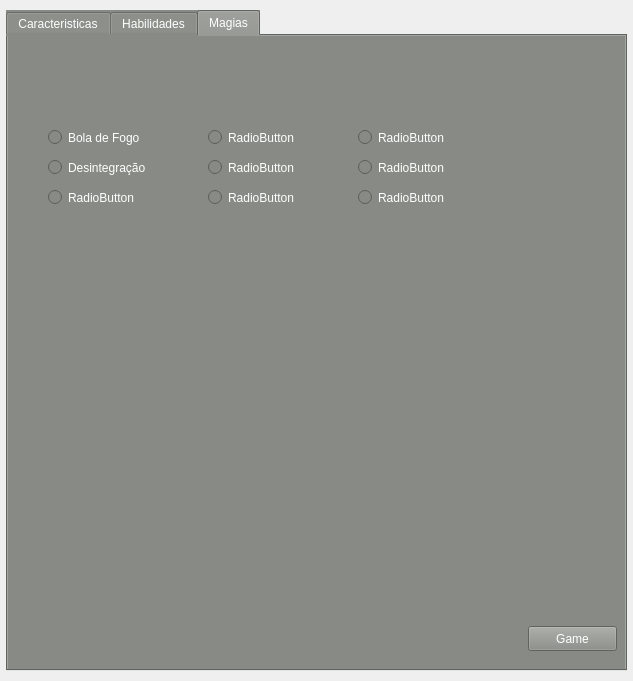
<?xml version="1.0" encoding="UTF-8"?>
<ui version="4.0">
 <class>MainWindow</class>
 <widget class="QMainWindow" name="MainWindow">
  <property name="geometry">
   <rect>
    <x>0</x>
    <y>0</y>
    <width>633</width>
    <height>681</height>
   </rect>
  </property>
  <property name="minimumSize">
   <size>
    <width>633</width>
    <height>520</height>
   </size>
  </property>
  <property name="font">
   <font>
    <pointsize>12</pointsize>
   </font>
  </property>
  <property name="windowTitle">
   <string>MainWindow</string>
  </property>
  <property name="styleSheet">
   <string notr="true">background-image: url(:/images/concreto.jpg);
color: rgb(255, 255, 255);</string>
  </property>
  <widget class="QWidget" name="centralwidget">
   <property name="font">
    <font>
     <family>Ubuntu Condensed</family>
     <pointsize>12</pointsize>
     <bold>true</bold>
    </font>
   </property>
   <widget class="QTabWidget" name="tabWidget">
    <property name="geometry">
     <rect>
      <x>6</x>
      <y>10</y>
      <width>621</width>
      <height>661</height>
     </rect>
    </property>
    <property name="styleSheet">
     <string notr="true">background-image: url(:/images/concreto.jpg);
background-color: rgb(136, 138, 133);
</string>
    </property>
    <property name="currentIndex">
     <number>2</number>
    </property>
    <widget class="QWidget" name="Caracteristicas">
     <attribute name="title">
      <string>Caracteristicas</string>
     </attribute>
     <widget class="QWidget" name="layoutWidget">
      <property name="geometry">
       <rect>
        <x>10</x>
        <y>10</y>
        <width>360</width>
        <height>600</height>
       </rect>
      </property>
      <layout class="QVBoxLayout" name="verticalLayout_4">
       <item>
        <layout class="QVBoxLayout" name="verticalLayout_2">
         <item>
          <layout class="QHBoxLayout" name="horizontalLayout">
           <item>
            <widget class="QLabel" name="Nome">
             <property name="text">
              <string>Nome</string>
             </property>
            </widget>
           </item>
           <item>
            <widget class="QLineEdit" name="nomeEdit">
             <property name="styleSheet">
              <string notr="true"/>
             </property>
            </widget>
           </item>
          </layout>
         </item>
         <item>
          <layout class="QHBoxLayout" name="horizontalLayout_14">
           <item>
            <widget class="QLabel" name="Raca">
             <property name="text">
              <string>Raça</string>
             </property>
            </widget>
           </item>
           <item>
            <widget class="QComboBox" name="racaBox">
             <item>
              <property name="text">
               <string/>
              </property>
             </item>
             <item>
              <property name="text">
               <string>Humanos</string>
              </property>
             </item>
             <item>
              <property name="text">
               <string>Pequeninos</string>
              </property>
             </item>
             <item>
              <property name="text">
               <string>Anões</string>
              </property>
             </item>
             <item>
              <property name="text">
               <string>Elfo</string>
              </property>
             </item>
             <item>
              <property name="text">
               <string>Elfo Florestai</string>
              </property>
             </item>
             <item>
              <property name="text">
               <string>Meio-Elfos</string>
              </property>
             </item>
            </widget>
           </item>
          </layout>
         </item>
         <item>
          <layout class="QHBoxLayout" name="horizontalLayout_3">
           <item>
            <widget class="QLabel" name="Experiencia">
             <property name="text">
              <string>Experiência</string>
             </property>
            </widget>
           </item>
           <item>
            <widget class="QSpinBox" name="spinBox"/>
           </item>
          </layout>
         </item>
         <item>
          <layout class="QHBoxLayout" name="horizontalLayout_4">
           <item>
            <widget class="QLabel" name="Estagio">
             <property name="text">
              <string>Estágio</string>
             </property>
            </widget>
           </item>
           <item>
            <widget class="QSpinBox" name="spinBox_2"/>
           </item>
          </layout>
         </item>
         <item>
          <layout class="QHBoxLayout" name="horizontalLayout_5">
           <item>
            <widget class="QLabel" name="Proficao">
             <property name="text">
              <string>Profição</string>
             </property>
            </widget>
           </item>
           <item>
            <widget class="QComboBox" name="comboBox">
             <item>
              <property name="text">
               <string/>
              </property>
             </item>
             <item>
              <property name="text">
               <string>Bardos</string>
              </property>
             </item>
             <item>
              <property name="text">
               <string>Guerreiros</string>
              </property>
             </item>
             <item>
              <property name="text">
               <string>Ladinos</string>
              </property>
             </item>
             <item>
              <property name="text">
               <string>Magos</string>
              </property>
             </item>
             <item>
              <property name="text">
               <string>Rastreadores</string>
              </property>
             </item>
             <item>
              <property name="text">
               <string>Sacerdotes</string>
              </property>
             </item>
            </widget>
           </item>
           <item>
            <widget class="QLineEdit" name="proficaoDoisEdit_6"/>
           </item>
          </layout>
         </item>
         <item>
          <layout class="QHBoxLayout" name="horizontalLayout_6">
           <item>
            <widget class="QLabel" name="Deus">
             <property name="text">
              <string>Deus</string>
             </property>
            </widget>
           </item>
           <item>
            <widget class="QRadioButton" name="radioButton">
             <property name="text">
              <string>Sim</string>
             </property>
            </widget>
           </item>
           <item>
            <widget class="QRadioButton" name="radioButton_2">
             <property name="text">
              <string>Não</string>
             </property>
            </widget>
           </item>
          </layout>
         </item>
        </layout>
       </item>
       <item>
        <layout class="QVBoxLayout" name="verticalLayout_3">
         <item>
          <layout class="QHBoxLayout" name="horizontalLayout_7">
           <item>
            <widget class="QLabel" name="Intelecto">
             <property name="text">
              <string>Intelecto</string>
             </property>
            </widget>
           </item>
           <item>
            <widget class="QSpinBox" name="intelectoBox"/>
           </item>
          </layout>
         </item>
         <item>
          <layout class="QHBoxLayout" name="horizontalLayout_8">
           <item>
            <widget class="QLabel" name="Aura">
             <property name="text">
              <string>Aura</string>
             </property>
            </widget>
           </item>
           <item>
            <widget class="QSpinBox" name="auraBox"/>
           </item>
          </layout>
         </item>
         <item>
          <layout class="QHBoxLayout" name="horizontalLayout_9">
           <item>
            <widget class="QLabel" name="Carisma">
             <property name="text">
              <string>Carisma</string>
             </property>
            </widget>
           </item>
           <item>
            <widget class="QSpinBox" name="carismaBox"/>
           </item>
          </layout>
         </item>
         <item>
          <layout class="QHBoxLayout" name="horizontalLayout_10">
           <item>
            <widget class="QLabel" name="Forca">
             <property name="text">
              <string>Força</string>
             </property>
            </widget>
           </item>
           <item>
            <widget class="QSpinBox" name="forcaBox"/>
           </item>
          </layout>
         </item>
         <item>
          <layout class="QHBoxLayout" name="horizontalLayout_11">
           <item>
            <widget class="QLabel" name="Fisico">
             <property name="text">
              <string>Físico</string>
             </property>
            </widget>
           </item>
           <item>
            <widget class="QSpinBox" name="fisicoBox"/>
           </item>
          </layout>
         </item>
         <item>
          <layout class="QHBoxLayout" name="horizontalLayout_12">
           <item>
            <widget class="QLabel" name="Agilidade">
             <property name="text">
              <string>Agilidade</string>
             </property>
            </widget>
           </item>
           <item>
            <widget class="QSpinBox" name="agilidadeBox"/>
           </item>
          </layout>
         </item>
         <item>
          <layout class="QHBoxLayout" name="horizontalLayout_13">
           <item>
            <widget class="QLabel" name="Percepcao">
             <property name="text">
              <string>Percepcao</string>
             </property>
            </widget>
           </item>
           <item>
            <widget class="QSpinBox" name="percepcaoBox"/>
           </item>
          </layout>
         </item>
        </layout>
       </item>
      </layout>
     </widget>
     <widget class="QLabel" name="face">
      <property name="geometry">
       <rect>
        <x>440</x>
        <y>10</y>
        <width>141</width>
        <height>181</height>
       </rect>
      </property>
      <property name="text">
       <string>TextLabel</string>
      </property>
     </widget>
     <widget class="QWidget" name="layoutWidget">
      <property name="geometry">
       <rect>
        <x>380</x>
        <y>560</y>
        <width>138</width>
        <height>41</height>
       </rect>
      </property>
      <layout class="QHBoxLayout" name="horizontalLayout_2">
       <item>
        <widget class="QLabel" name="resto">
         <property name="text">
          <string>Pontos Total</string>
         </property>
        </widget>
       </item>
       <item>
        <widget class="QSpinBox" name="spinBox_3"/>
       </item>
      </layout>
     </widget>
    </widget>
    <widget class="QWidget" name="Habilidades">
     <attribute name="title">
      <string>Habilidades</string>
     </attribute>
     <widget class="QGroupBox" name="groupBox">
      <property name="geometry">
       <rect>
        <x>290</x>
        <y>20</y>
        <width>131</width>
        <height>201</height>
       </rect>
      </property>
      <property name="title">
       <string>Influência</string>
      </property>
      <widget class="QWidget" name="layoutWidget">
       <property name="geometry">
        <rect>
         <x>10</x>
         <y>20</y>
         <width>106</width>
         <height>176</height>
        </rect>
       </property>
       <layout class="QVBoxLayout" name="verticalLayout_7">
        <item>
         <widget class="QRadioButton" name="Arte">
          <property name="text">
           <string>Arte</string>
          </property>
         </widget>
        </item>
        <item>
         <widget class="QSpinBox" name="arteBox"/>
        </item>
        <item>
         <widget class="QRadioButton" name="Negociacao">
          <property name="text">
           <string>Negociação</string>
          </property>
         </widget>
        </item>
        <item>
         <widget class="QSpinBox" name="negociacaoBox"/>
        </item>
        <item>
         <widget class="QRadioButton" name="Etiqueta">
          <property name="text">
           <string>Etiqueta</string>
          </property>
         </widget>
        </item>
        <item>
         <widget class="QSpinBox" name="etiquetaBox"/>
        </item>
       </layout>
      </widget>
     </widget>
     <widget class="QGroupBox" name="groupBox_2">
      <property name="geometry">
       <rect>
        <x>10</x>
        <y>240</y>
        <width>181</width>
        <height>171</height>
       </rect>
      </property>
      <property name="title">
       <string>Subterfugio</string>
      </property>
      <widget class="QWidget" name="layoutWidget">
       <property name="geometry">
        <rect>
         <x>0</x>
         <y>30</y>
         <width>171</width>
         <height>176</height>
        </rect>
       </property>
       <layout class="QVBoxLayout" name="verticalLayout_8">
        <item>
         <widget class="QRadioButton" name="Furtividade">
          <property name="text">
           <string>Furtividade</string>
          </property>
         </widget>
        </item>
        <item>
         <widget class="QSpinBox" name="furtividadeBox"/>
        </item>
        <item>
         <widget class="QRadioButton" name="DesFechadura">
          <property name="text">
           <string>Destravar Fechadura</string>
          </property>
         </widget>
        </item>
        <item>
         <widget class="QSpinBox" name="desfechaduraBox"/>
        </item>
        <item>
         <widget class="QRadioButton" name="FurObjetos">
          <property name="text">
           <string>Furtar Objetos</string>
          </property>
         </widget>
        </item>
        <item>
         <widget class="QSpinBox" name="furobjetosBox"/>
        </item>
       </layout>
      </widget>
     </widget>
     <widget class="QGroupBox" name="groupBox_3">
      <property name="geometry">
       <rect>
        <x>200</x>
        <y>240</y>
        <width>201</width>
        <height>181</height>
       </rect>
      </property>
      <property name="title">
       <string>Geral</string>
      </property>
      <widget class="QWidget" name="layoutWidget">
       <property name="geometry">
        <rect>
         <x>10</x>
         <y>30</y>
         <width>174</width>
         <height>176</height>
        </rect>
       </property>
       <layout class="QVBoxLayout" name="verticalLayout_9">
        <item>
         <widget class="QRadioButton" name="LidarAnimais">
          <property name="text">
           <string>Lidar com Animais</string>
          </property>
         </widget>
        </item>
        <item>
         <widget class="QSpinBox" name="lidaranimaisBox"/>
        </item>
        <item>
         <widget class="QRadioButton" name="SeguirTrilhas">
          <property name="text">
           <string>Seguir Trilhas</string>
          </property>
         </widget>
        </item>
        <item>
         <widget class="QSpinBox" name="seguirtrilhasBox"/>
        </item>
        <item>
         <widget class="QRadioButton" name="armadilhas">
          <property name="text">
           <string>Manusear Armadilhas</string>
          </property>
         </widget>
        </item>
        <item>
         <widget class="QSpinBox" name="armadilhasBox"/>
        </item>
       </layout>
      </widget>
     </widget>
     <widget class="QGroupBox" name="groupBox_4">
      <property name="geometry">
       <rect>
        <x>430</x>
        <y>20</y>
        <width>131</width>
        <height>201</height>
       </rect>
      </property>
      <property name="title">
       <string>Profissional</string>
      </property>
      <widget class="QWidget" name="layoutWidget">
       <property name="geometry">
        <rect>
         <x>10</x>
         <y>30</y>
         <width>114</width>
         <height>176</height>
        </rect>
       </property>
       <layout class="QVBoxLayout" name="verticalLayout_5">
        <item>
         <widget class="QRadioButton" name="Agricultura">
          <property name="text">
           <string>Agricultura</string>
          </property>
         </widget>
        </item>
        <item>
         <widget class="QSpinBox" name="agriculturaBox"/>
        </item>
        <item>
         <widget class="QRadioButton" name="Ferreiro">
          <property name="text">
           <string>Ferreiro</string>
          </property>
         </widget>
        </item>
        <item>
         <widget class="QSpinBox" name="ferreiroBox"/>
        </item>
        <item>
         <widget class="QRadioButton" name="Nautica">
          <property name="text">
           <string>Náutica</string>
          </property>
         </widget>
        </item>
        <item>
         <widget class="QSpinBox" name="nauticaBox"/>
        </item>
       </layout>
      </widget>
     </widget>
     <widget class="QGroupBox" name="groupBox_5">
      <property name="geometry">
       <rect>
        <x>30</x>
        <y>20</y>
        <width>120</width>
        <height>191</height>
       </rect>
      </property>
      <property name="title">
       <string>Manobras</string>
      </property>
      <widget class="QWidget" name="layoutWidget">
       <property name="geometry">
        <rect>
         <x>0</x>
         <y>20</y>
         <width>115</width>
         <height>176</height>
        </rect>
       </property>
       <layout class="QVBoxLayout" name="verticalLayout">
        <item>
         <widget class="QRadioButton" name="Acrobacia">
          <property name="text">
           <string>Acrobacia</string>
          </property>
         </widget>
        </item>
        <item>
         <widget class="QSpinBox" name="acrobaciaBox"/>
        </item>
        <item>
         <widget class="QRadioButton" name="Malabarismo">
          <property name="text">
           <string>Malabarismo</string>
          </property>
         </widget>
        </item>
        <item>
         <widget class="QSpinBox" name="malabarismoBox"/>
        </item>
        <item>
         <widget class="QRadioButton" name="Natacao">
          <property name="text">
           <string>Natação</string>
          </property>
         </widget>
        </item>
        <item>
         <widget class="QSpinBox" name="natacaoBox"/>
        </item>
       </layout>
      </widget>
     </widget>
     <widget class="QGroupBox" name="groupBox_6">
      <property name="geometry">
       <rect>
        <x>160</x>
        <y>20</y>
        <width>120</width>
        <height>181</height>
       </rect>
      </property>
      <property name="title">
       <string>Conhecimento</string>
      </property>
      <widget class="QWidget" name="layoutWidget">
       <property name="geometry">
        <rect>
         <x>10</x>
         <y>30</y>
         <width>101</width>
         <height>176</height>
        </rect>
       </property>
       <layout class="QVBoxLayout" name="verticalLayout_6">
        <item>
         <widget class="QRadioButton" name="Linguas">
          <property name="text">
           <string>Línguas</string>
          </property>
         </widget>
        </item>
        <item>
         <widget class="QSpinBox" name="linguasBox"/>
        </item>
        <item>
         <widget class="QRadioButton" name="Medicina">
          <property name="text">
           <string>Medicina</string>
          </property>
         </widget>
        </item>
        <item>
         <widget class="QSpinBox" name="medicinaBox"/>
        </item>
        <item>
         <widget class="QRadioButton" name="Misticismo">
          <property name="text">
           <string>Misticismo</string>
          </property>
         </widget>
        </item>
        <item>
         <widget class="QSpinBox" name="misticismoBox"/>
        </item>
       </layout>
      </widget>
     </widget>
    </widget>
    <widget class="QWidget" name="Magias">
     <attribute name="title">
      <string>Magias</string>
     </attribute>
     <widget class="QPushButton" name="pushButton">
      <property name="geometry">
       <rect>
        <x>520</x>
        <y>590</y>
        <width>89</width>
        <height>25</height>
       </rect>
      </property>
      <property name="text">
       <string>Game</string>
      </property>
     </widget>
     <widget class="QRadioButton" name="BolaFogo">
      <property name="geometry">
       <rect>
        <x>40</x>
        <y>90</y>
        <width>112</width>
        <height>23</height>
       </rect>
      </property>
      <property name="text">
       <string>Bola de Fogo</string>
      </property>
     </widget>
     <widget class="QRadioButton" name="radioButton_4">
      <property name="geometry">
       <rect>
        <x>40</x>
        <y>120</y>
        <width>112</width>
        <height>23</height>
       </rect>
      </property>
      <property name="text">
       <string>Desintegração</string>
      </property>
     </widget>
     <widget class="QRadioButton" name="radioButton_5">
      <property name="geometry">
       <rect>
        <x>40</x>
        <y>150</y>
        <width>112</width>
        <height>23</height>
       </rect>
      </property>
      <property name="text">
       <string>RadioButton</string>
      </property>
     </widget>
     <widget class="QRadioButton" name="radioButton_6">
      <property name="geometry">
       <rect>
        <x>350</x>
        <y>120</y>
        <width>112</width>
        <height>23</height>
       </rect>
      </property>
      <property name="text">
       <string>RadioButton</string>
      </property>
     </widget>
     <widget class="QRadioButton" name="radioButton_7">
      <property name="geometry">
       <rect>
        <x>350</x>
        <y>90</y>
        <width>112</width>
        <height>23</height>
       </rect>
      </property>
      <property name="text">
       <string>RadioButton</string>
      </property>
     </widget>
     <widget class="QRadioButton" name="radioButton_8">
      <property name="geometry">
       <rect>
        <x>350</x>
        <y>150</y>
        <width>112</width>
        <height>23</height>
       </rect>
      </property>
      <property name="text">
       <string>RadioButton</string>
      </property>
     </widget>
     <widget class="QRadioButton" name="radioButton_9">
      <property name="geometry">
       <rect>
        <x>200</x>
        <y>120</y>
        <width>112</width>
        <height>23</height>
       </rect>
      </property>
      <property name="text">
       <string>RadioButton</string>
      </property>
     </widget>
     <widget class="QRadioButton" name="radioButton_10">
      <property name="geometry">
       <rect>
        <x>200</x>
        <y>90</y>
        <width>112</width>
        <height>23</height>
       </rect>
      </property>
      <property name="text">
       <string>RadioButton</string>
      </property>
     </widget>
     <widget class="QRadioButton" name="radioButton_11">
      <property name="geometry">
       <rect>
        <x>200</x>
        <y>150</y>
        <width>112</width>
        <height>23</height>
       </rect>
      </property>
      <property name="text">
       <string>RadioButton</string>
      </property>
     </widget>
    </widget>
   </widget>
  </widget>
 </widget>
 <resources/>
 <connections/>
</ui>
